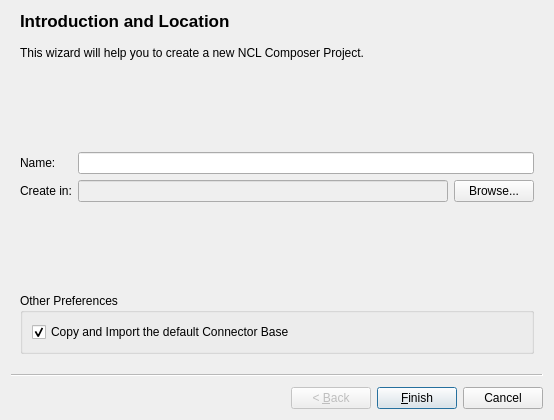
<?xml version="1.0" encoding="UTF-8"?>
<ui version="4.0">
 <class>NewProjectWizard</class>
 <widget class="QWizard" name="NewProjectWizard">
  <property name="windowModality">
   <enum>Qt::ApplicationModal</enum>
  </property>
  <property name="geometry">
   <rect>
    <x>0</x>
    <y>0</y>
    <width>554</width>
    <height>420</height>
   </rect>
  </property>
  <property name="windowTitle">
   <string>New Project Wizard</string>
  </property>
  <property name="wizardStyle">
   <enum>QWizard::ClassicStyle</enum>
  </property>
  <widget class="QWizardPage" name="wizardPageLocation">
   <property name="title">
    <string>Introduction and Location</string>
   </property>
   <layout class="QGridLayout" name="gridLayout">
    <item row="3" column="1">
     <widget class="QLineEdit" name="lineEdit_CreateIn">
      <property name="enabled">
       <bool>false</bool>
      </property>
     </widget>
    </item>
    <item row="2" column="0">
     <widget class="QLabel" name="label_Name">
      <property name="text">
       <string>Name:</string>
      </property>
     </widget>
    </item>
    <item row="4" column="0">
     <spacer name="verticalSpacer">
      <property name="orientation">
       <enum>Qt::Vertical</enum>
      </property>
      <property name="sizeHint" stdset="0">
       <size>
        <width>20</width>
        <height>40</height>
       </size>
      </property>
     </spacer>
    </item>
    <item row="3" column="0">
     <widget class="QLabel" name="label_CreateIn">
      <property name="text">
       <string>Create in:</string>
      </property>
     </widget>
    </item>
    <item row="5" column="0" colspan="3">
     <widget class="QGroupBox" name="groupBox">
      <property name="title">
       <string>Other Preferences</string>
      </property>
      <property name="flat">
       <bool>false</bool>
      </property>
      <layout class="QVBoxLayout" name="verticalLayout">
       <item>
        <widget class="QCheckBox" name="checkBox_ImportConnectorBase">
         <property name="text">
          <string>Copy and Import the default Connector Base</string>
         </property>
         <property name="checked">
          <bool>true</bool>
         </property>
        </widget>
       </item>
      </layout>
     </widget>
    </item>
    <item row="3" column="2">
     <widget class="QPushButton" name="pushButton_Browser">
      <property name="text">
       <string>Browse...</string>
      </property>
     </widget>
    </item>
    <item row="2" column="1" colspan="2">
     <widget class="QLineEdit" name="lineEdit_Name"/>
    </item>
    <item row="1" column="0">
     <spacer name="verticalSpacer_2">
      <property name="orientation">
       <enum>Qt::Vertical</enum>
      </property>
      <property name="sizeHint" stdset="0">
       <size>
        <width>20</width>
        <height>40</height>
       </size>
      </property>
     </spacer>
    </item>
    <item row="0" column="0" colspan="3">
     <widget class="QLabel" name="label_Description">
      <property name="text">
       <string>This wizard will help you to create a new NCL Composer Project.</string>
      </property>
      <property name="wordWrap">
       <bool>true</bool>
      </property>
     </widget>
    </item>
   </layout>
  </widget>
 </widget>
 <resources/>
 <connections/>
</ui>
